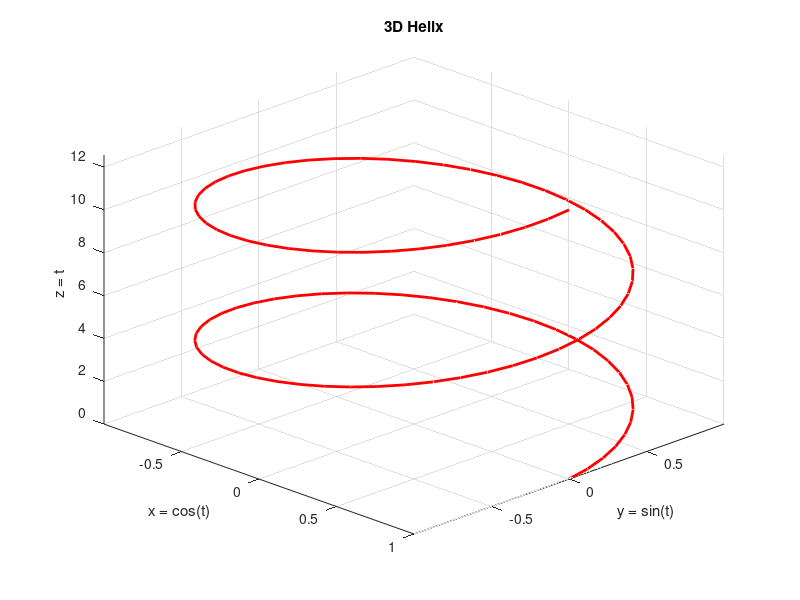

MATLAB code for this plot:
% Define the range for t
t = linspace(0, 4*pi, 100);

% Parametric functions for the helix
x = cos(t);
y = sin(t);
z = t;

% Create the 3D plot
figure;
plot3(x, y, z, 'r-', 'LineWidth', 2); % Plot the helix with a red solid line
grid on;

% Add labels and title
xlabel('x = cos(t)');
ylabel('y = sin(t)');
zlabel('z = t');
title('3D Helix');

% Customize the view
view(45, 30); % Set the view angle for better visualization
axis tight;   % Fit the axes tightly around the curve
